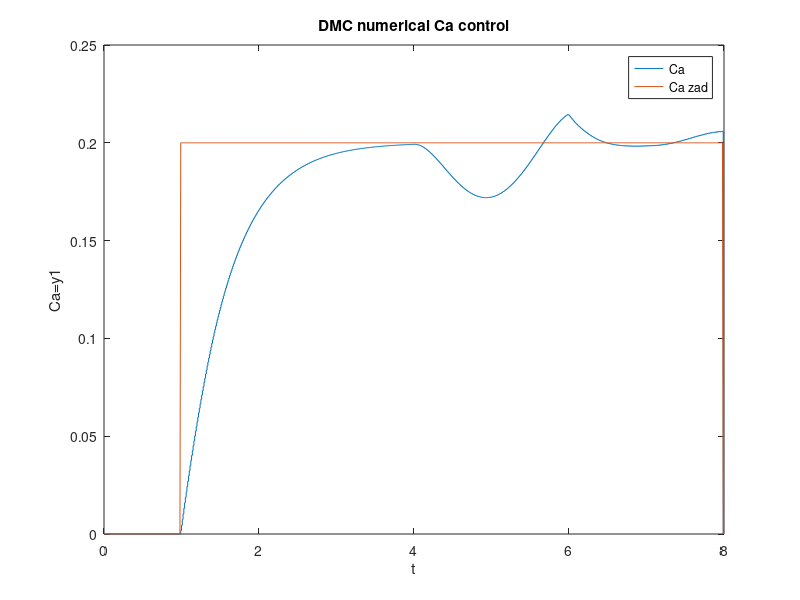
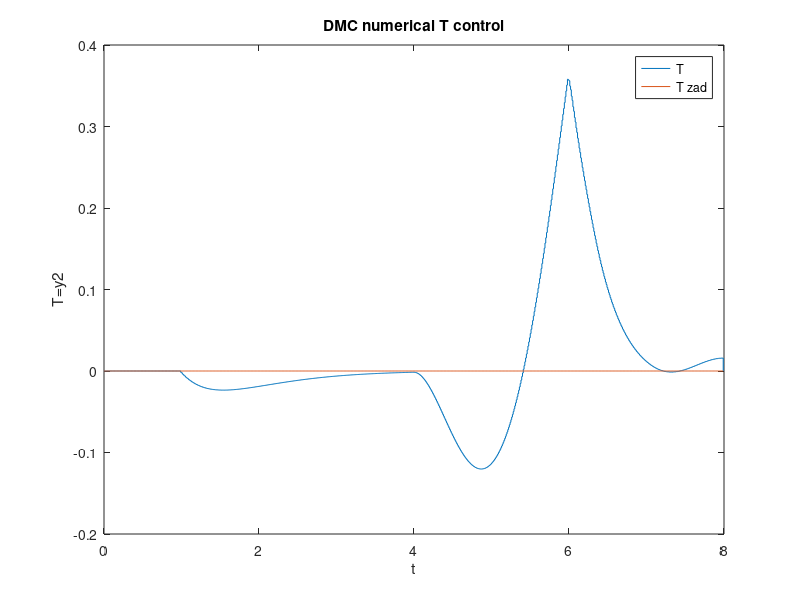

These charts were generated, in order, by the following MATLAB code:
clear all;
close all;

%% ciągły model przestrzeni stanu, wyznaczony w pliku plot_nl.m
A=[-1.118 -0.016;
   15.285 -0.792];

B=[1.0  0;
   0    -1.394];

C=[1 0;
   0 1];

D=[0 0;
    0 0];

% punkt pracy obliczony w czesci 1 projektu
Ca0 = 1.7895;
T0 = 331.0083;
Cain0 = 2;
Fc0 = 15;

%% dyskretny model przestrzeni stanu
Tp=0.01;
ss_c = ss(A, B, C, D);
ss_d = c2d(ss_c, Tp, 'zoh');

[Ad, Bd, Cd, Dd] = ssdata(ss_d);

%% wyznaczenie transmitancji
Tstep=10;
t=0:Tp:(Tstep-Tp);


sys_c=tf(ss(A,B,C,D));
sys_d=tf(ss(Ad,Bd,Cd,Dd,Tp));

%% konfiguracja liczby wyjść i sygnałów sterujących, sygnał wartości zadanej, parametry symulacji
ny=2;
nu=2;
N=200;
Nu=2;
Dyn=length(t)/2;

maxU1 = 0.5;
minU1 = -1.9;
minU2 = -5;

Tsim=30;
t_sim=0:Tp:(Tsim-Tp);

U_past=zeros((Dyn-1)*nu,1);
U=zeros(nu,length(t_sim));

offset = ones(1, length(t_sim));
Y=zeros(2,length(t_sim));
Yzad=zeros(2,length(t_sim));

Ca_zad_progi = [100 600 1200 1800 2400];
T_zad_progi = [200 700 1300 1900 2500];

Ca_zad = [0.4 -0.2 0.6 -0.5 -1.7];
T_zad = [3 -0.5 20 -4 -40];



for i=1:length(Ca_zad)
    Yzad(1, Ca_zad_progi(i):end) = Ca_zad(i);
    Yzad(2, T_zad_progi(i):end) = T_zad(i);
end

%% odpowiedz skokowa i macierze potrzebne do uzyskania prawa sterowania

Y_step=step(sys_d,t);
S=zeros(ny,Dyn*nu);

for i=1.0:1.0:Dyn
    for j=1:1:nu
        for k=1:1:ny
        S(k,nu*(i-1)+j)=Y_step(i,k,j);
        end
    end
end

M=zeros(N*ny,nu*Nu);
Mp=zeros(N*ny,nu*(Dyn-1));

for i=1:1:Nu
    for j=1:1:N
        for k=1:1:nu
            for l=1:1:ny
                if  ( (j-1)*nu+k-(i-1)*nu <= 0 )
                    M(ny*(j-1)+l,k+(i-1)*nu )=0;
                else    
                    M(ny*(j-1)+l,k+(i-1)*nu )=S(l,(j-1)*nu+k-(i-1)*nu);
                end
        
            end
        end
    end
end

for i=1:1:N   
    for j=1:1:(Dyn-1)
        for k=1:1:nu
            for l=1:1:ny
                if(k+(i+j-1)*nu<=Dyn*nu)
                    Mp(ny*(i-1)+l,nu*(j-1)+k)=S(l,k+(i+j-1)*nu)-S(l,k+(j-1)*nu);
                else
                    Mp(ny*(i-1)+l,nu*(j-1)+k)=S(l,k+Dyn*(nu-1))-S(l,k+(j-1)*nu); 
                end
            end
        end
    end    
end    

Lambda=eye(Nu*nu,Nu*nu);
Fi=eye(N*ny,N*ny);

K = (M'*Fi*M+Lambda);
K= (K^-1)*M'*Fi;

Ku=K(1:nu,1:N*ny);

Ke=zeros(nu,2);
for i=1:1:N
    Ke=Ke+K(1:nu,(2*(i-1)+1):(2*(i-1)+2));
end


 
%% DMC w wersji analitycznej
% 
% for i=1:1:(length(t_sim)-1)
%     
%     e=Yzad(:,i)-Y(:,i);
%     dU=Ke*e-Ku*Mp*U_past;
%     
%     for f=1:1:(Dyn-2)
%         for j=1:1:nu
%             U_past(nu*(Dyn-2)-nu*(f-1)+j)=U_past(nu*(Dyn-2)-nu*(f)+j);
%         end
%     end
%     
%     Uprev=U(:, i);
%     U(:, i+1)=U(:, i)+dU;
%     
%     % ograniczenie przez rzutowanie
%     if U(1,i+1)>maxU1
%         U(1,i+1)=maxU1;
%     end
%     
%     if U(1,i+1)<minU1
%         U(1,i+1)=minU1;
%     end
%     
%      if U(2,i+1)<minU2
%         U(2,i+1)=minU2;
%     end
%         
%     U_past(1:nu)=U(:, i+1)-Uprev;    
%     Y(:,i+1)=Ad*Y(:,i)+Bd*(U(:, i+1));
% end
% 
% %% wykresy
% 
% figure(1)
% Yzad(1,:) = Yzad(1, :)+offset*Ca0;
% plot(t_sim,Yzad(1,:), 'Color', 'blue');
% hold on
% 
% Y(1,:) = Y(1, :)+offset*Ca0;
% stairs(t_sim,Y(1,:), 'Color', 'red');
% 
% title({'DMC analityczny wyjscie Ca'});
% xlabel('czas symulacji') ;
% ylabel('Ca=y1');
% legend('y\_zad','y');
% 
% 
% figure(2)
% Yzad(2,:) = Yzad(2, :)+offset*T0;
% plot(t_sim,Yzad(2,:), 'Color', 'blue');
% 
% hold on
% Y(2,:) = Y(2, :)+offset*T0;
% stairs(t_sim,Y(2,:), 'Color', 'red');
% title({'DMC analityczny wyjscie T'});
% xlabel('czas symulacji');
% ylabel('T=y2');
% legend('T\_zad','T');
% 
% figure(3)
% subplot(2, 1, 1)
% U(1, :) = U(1, :)+offset*Cain0;
% plot(t_sim,U(1,:), 'Color', 'green');
% 
% title({'DMC analityczny przebieg sterowania'});
% xlabel('czas symulacji') ;
% ylabel('Cain=u1');
% legend('Cain');
% 
% subplot(2, 1, 2)
% U(2, :) = U(2, :)+offset*Fc0;
% plot(t_sim,U(2,:), 'Color', 'magenta');
% 
% xlabel('czas symulacji') ;
% ylabel('Fc=u2');
% legend('Fc');

%%%%%%%%%%%%%%%%%%%%%%%%%%%%%%%%%%%%%%%%%%%%%%%%%%%
%%%%%%%%%%%DMC_numerical simualation%%%%%%%%%%%%%%%
Alpha=1.0*eye(Nu*nu,Nu*nu);

Fi=1*eye(N*ny,N*ny);


Xzad_n=zeros(N*ny,1);
Xn = zeros(N*ny,1);

Xmax = ones(N*ny,1)*120;
Xmin = ones(N*ny,1)*-120;

Uhist=zeros((Dyn-1)*nu,1);
dU=zeros(nu*Nu,1);



H=2*(M'*Fi*M+Alpha);

I = eye(nu,nu);
J = zeros(Nu*nu,Nu*nu);
for i=1:1:Nu
    for j=1:1:Nu
        if(j-i<=0)
        
        for f=1:1:nu
            for k=1:1:nu
                J(nu*(i-1)+f,nu*(j-1)+k)=I(f,k);
%                 J(4*(i-1)+f,4*(j-1)+k)=I(f,k);
            end
        end
        
        end
    end
end

Aqp = [-J; J; -M; M];



Tsim=8;
t_sim=0:Tp:(Tsim-Tp);

dUmax=ones(nu*Nu,1)*200;
dUmax(1,1)=0.3;

% dUmax(3,1)=0;
% dUmax(7,1)=0;

% dUmax(4,1)=0;
% dUmax(8,1)=0;


dUmin=ones(nu*Nu,1)*-200;
dUmin(2,1)=-3.0;

% dUmin(3,1)=0;
% dUmin(7,1)=0;

% dUmin(4,1)=0;
% dUmin(8,1)=0;


Umin=ones(nu*Nu,1)*-100;
Umin(2,1)=-3;

% Umin(3,1)=0;
% Umin(7,1)=0;

% Umin(4,1)=0;
% Umin(8,1)=0;



Umax=ones(nu*Nu,1)*100;
Umax(1,1)=0.3;

% Umax(3,1)=0;
% Umax(7,1)=0;

% Umax(4,1)=0;
% Umax(8,1)=0;



Xout=zeros(ny, length(t_sim));
Xzad_out=zeros(ny, length(t_sim));
U=zeros(nu,length(t_sim));
Uutil=zeros(Nu*nu,length(t_sim));


for i=1:1:(length(t_sim)-1)
   
    if(i==100)
       for c=1:1:N
           Xzad_n((c-1)*ny+1,1)=0.2;
       end
    end
    
     X0=Xn+Mp*Uhist;
     
     F=(-2*M'*Fi*(Xzad_n-X0));
   
     Uutil_del=zeros(Nu*nu,1); 
     if(i>1)
         Uutil_del=Uutil(:,i-1);
     end
     
     b = [-Umin+Uutil_del;Umax-Uutil_del;-Xmin+X0;Xmax-X0;];   
     
     dU=quadprog(H,F,Aqp,b,[],[],dUmin,dUmax);
          
     if(i>1)
     U(:,i)=U(:,(i-1))+dU(1:nu,1); 
     Uutil(:,i)=Uutil(:,(i-1))+dU(:,1);
     else
     U(:,i)=dU(1:nu,1); 
     Uutil(:,i)=dU(:,1);    
     end
     
     %Disturbance
     %U(3,i)=0;
     %U(4,i)=-16;
     
     for f=1:1:(Dyn-2)
         for j=1:1:nu
             Uhist(nu*(Dyn-2)-nu*(f-1)+j,1)=Uhist(nu*(Dyn-2)-nu*(f)+j,1);
         end
     end

    Uhist(1:nu,1)=dU(1:nu,1);

    if(i>1) 
    Xn(1:ny)=Xout(:,(i-1));
    end 
    
    Ualg=U(:,i);
    
    for j=1:1:(N-1)
        
            
        
            if( (j<=Nu) && (j>1))
                Ualg=Ualg+dU(nu*(j-1)+1:nu*(j),1);
            end
            
        Xn( (j)*ny+1:(j+1)*ny,1)=Ad*Xn( (j-1)*ny+1:(j)*ny,1)+Bd*Ualg;
    end        

    Xout(:,i)=Xn(1*ny+1:2*ny,1);
    Xzad_out(:,i)=Xzad_n(1:ny,1);
end

figure(1)
stairs(t_sim,Xout(1,:));
hold on
plot(t_sim,Xzad_out(1,:));
title({'DMC numerical Ca control'})
xlabel('t') % x-axis label
ylabel('Ca=y1') % y-axis label
legend('Ca','Ca zad')
print('DMC_num_Ca','-djpeg','-r 300')

figure(2)
stairs(t_sim,Xout(2,:));
hold on
plot(t_sim,Xzad_out(2,:));
title({'DMC numerical T control'})
xlabel('t') % x-axis label
ylabel('T=y2') % y-axis label
legend('T','T zad')
print('DMC_num_T','-djpeg','-r 300')

%%%%%%%%%%%%%%%%%%%%%%%%%%%%%%%%%%%%%%%%%%%%%%%%%%%